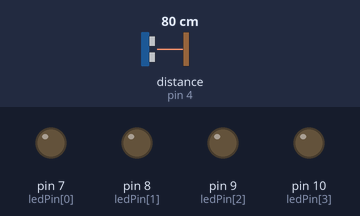
Recording of a sketch running on a simulated Arduino Uno, built with avr-gcc and run on an emulated ATmega328P. On the bench: output pins drawn as LEDs (lit = HIGH). Wiring (inferred from the names in the program): ultrasonic range finder: trigger pin 3; echo pin 4. Inputs (shaded band) come from the test bench; at power-on: distance to the obstacle (sensor on pin 4) 80 cm. The echo pulse lasts 58.3 µs per cm; pins used as bus, display or sensor lines are not drawn.

Above: at 1.2 s.
1.3 s: distance to the obstacle (sensor on pin 4) set to 44 cm
2.8 s: distance to the obstacle (sensor on pin 4) set to 39 cm
At 3.6 s:
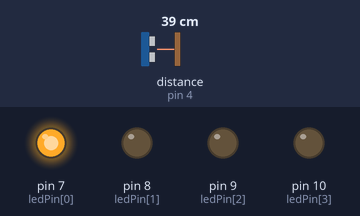
4.3 s: distance to the obstacle (sensor on pin 4) set to 35 cm
5.8 s: distance to the obstacle (sensor on pin 4) set to 28 cm
At 6.5 s:
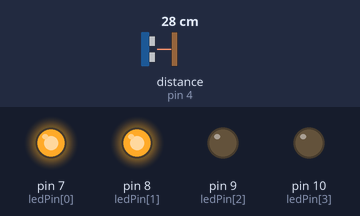
7.3 s: distance to the obstacle (sensor on pin 4) set to 23 cm
8.8 s: distance to the obstacle (sensor on pin 4) set to 19 cm
At 9.6 s:
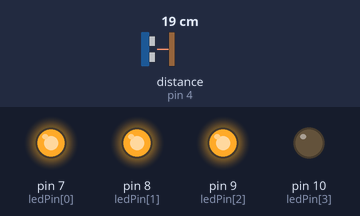
Timing chart, 0 to 11.3 s (numbered marks = the images above; inputs shaded):
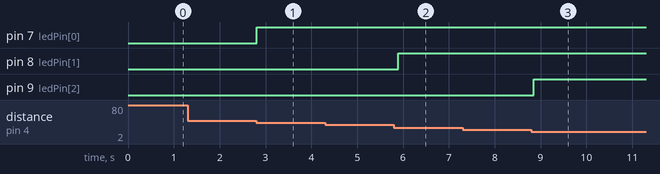

The sketch:

ard2.ino
```cpp
#include <Arduino.h>

int ledPin[] = {7, 8, 9, 10};

const int trigPin = 3;
const int echoPin = 4;

long duration;
int distance;

void setup()
{
    for (int i = 0; i < 4; i++)
    {
        pinMode(ledPin[i], OUTPUT);
    }

    pinMode(trigPin, OUTPUT);
    pinMode(echoPin, INPUT);
}

void loop()
{
    digitalWrite(trigPin, LOW);
    delayMicroseconds(2);
    digitalWrite(trigPin, HIGH);
    delayMicroseconds(10);
    digitalWrite(trigPin, LOW);

    duration = pulseIn(echoPin, HIGH);
    distance = duration * 0.034 / 2;

    int ledsToLight = 0;

    if (distance <= 40 && distance > 30)
    {
        ledsToLight = 1;
    }
    else if (distance <= 30 && distance > 20)
    {
        ledsToLight = 2;
    }
    else if (distance <= 20 && distance > 10)
    {
        ledsToLight = 3;
    }
    else if (distance <= 10)
    {
        ledsToLight = 4;
    }
    else
    {
        ledsToLight = 0;
    }

    for (int i = 0; i < 4; i++)
    {
        if (i < ledsToLight)
        {
            digitalWrite(ledPin[i], HIGH);
        }
        else
        {
            digitalWrite(ledPin[i], LOW);
        }
    }

    delay(100);
}
```

Measured:
- the behaviour switches between 42 and 41 cm on distance to the obstacle (sensor on pin 4) (found by bisection; images 0 and 1)
- the behaviour switches between 32 and 31 cm on distance to the obstacle (sensor on pin 4) (found by bisection; images 1 and 2)
- the behaviour switches between 22 and 21 cm on distance to the obstacle (sensor on pin 4) (found by bisection; images 2 and 3)
- after the input at 1.3 s, every drawn part: stays the same
- after the input at 2.8 s, pin 7 (ledPin[0]): LOW → HIGH at once
- after the input at 4.3 s, every drawn part: stays the same
- after the input at 5.8 s, pin 8 (ledPin[1]): LOW → HIGH after 0.09 s
- after the input at 7.3 s, every drawn part: stays the same
- after the input at 8.8 s, pin 9 (ledPin[2]): LOW → HIGH after 0.05 s
